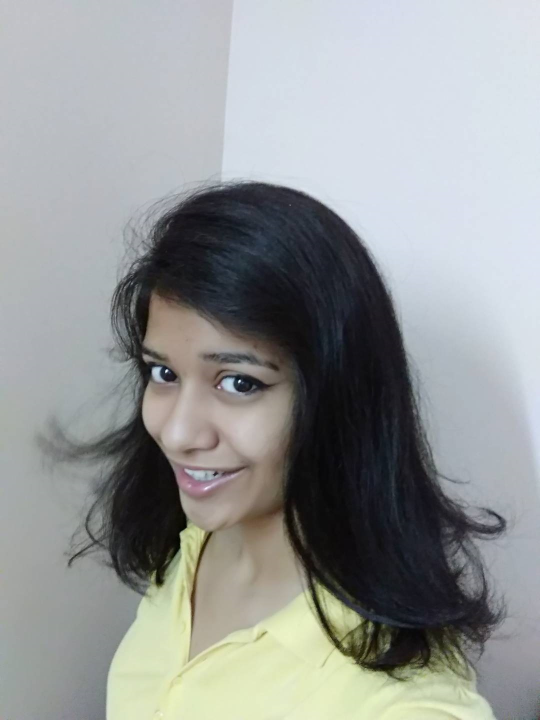
#> input picture mc learning/img1.jpg, 1080 x 1440 px (shown at 1/2 size)
$ python image.py
#> lines starting #> are read from the running program, lines starting #| are printed output that depends on the picture
'''
How does Haar Cascade work?
It is a machine learning based approach where a cascade function is
trained from a lot of positive and negative images. It is then used
to detect objects in other images. The algorithm has four stages:
Haar Feature Selection.


What is Haar feature selection?
Haar-like feature. From Wikipedia, the free encyclopedia.
Haar-like features are digital image features used in object
recognition. They owe their name to their intuitive similarity
with Haar wavelets and were used in the first real-time face detector.


What is Haar cascade classifier?
A Haar Cascade is basically a classifier which is used to detect the
object for which it has been trained for, from the source.
The Haar Cascade is trained by superimposing the positive image
over a set of negative images. The training is generally done on
a server and on various stages.
'''


import cv2

#img=cv2.imread('img1.jpg',cv2.IMREAD_COLOR)
img=cv2.imread('img1.jpg',cv2.IMREAD_GRAYSCALE)
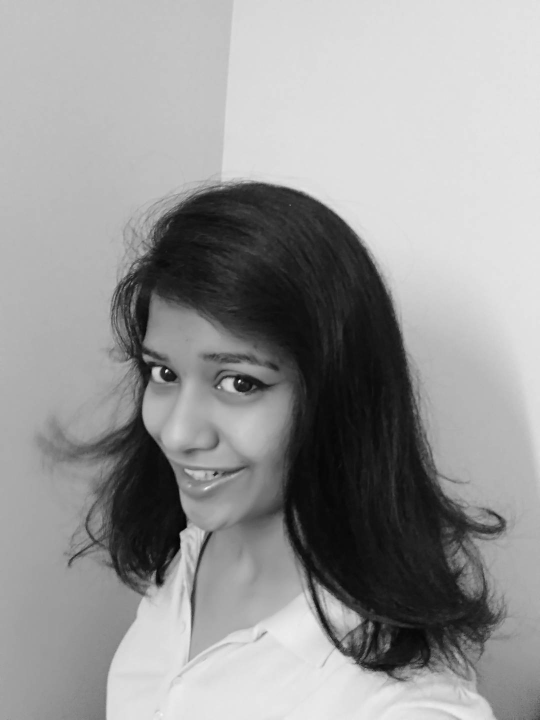
#> img: shape (1440, 1080) (shown at 1/2 size); min 0, max 255, mean 150.9
# [8 lines of commented-out code are left out]

#> (the run stopped early here; a loop or call above may not have finished)

$ run again, with mc learning/a.jpg copied over mc learning/img1.jpg
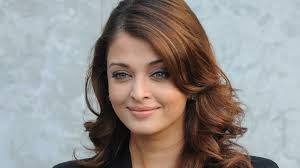
#> input picture mc learning/a.jpg, 300 x 168 px
#> `img=cv2.imread('img1.jpg',cv2.IMREAD_GRAYSCALE)`:
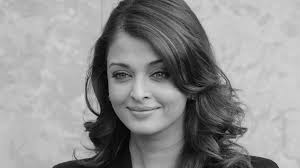
#> img: shape (168, 300); min 0, max 217, mean 144.9

$ run again, with mc learning/ar.jpg copied over mc learning/img1.jpg
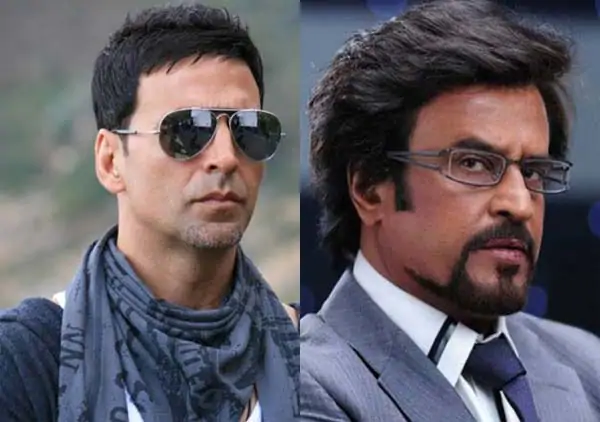
#> input picture mc learning/ar.jpg, 600 x 422 px
#> `img=cv2.imread('img1.jpg',cv2.IMREAD_GRAYSCALE)`:
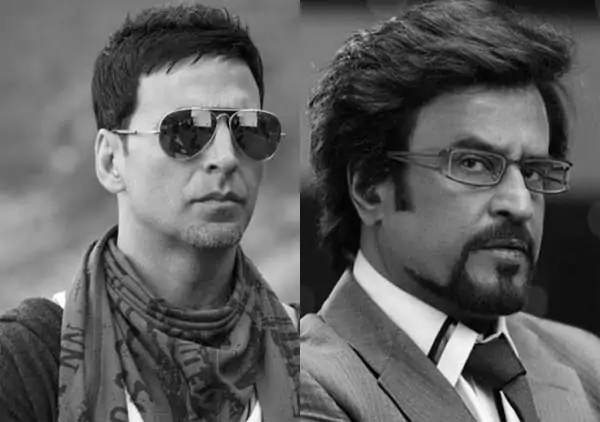
#> img: shape (422, 600); min 0, max 255, mean 94.5

$ run again, with mc learning/m.jpg copied over mc learning/img1.jpg
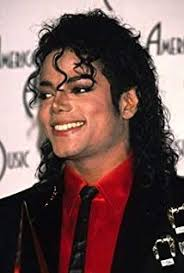
#> input picture mc learning/m.jpg, 184 x 273 px
#> `img=cv2.imread('img1.jpg',cv2.IMREAD_GRAYSCALE)`:
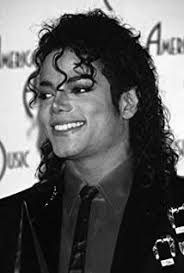
#> img: shape (273, 184); min 0, max 255, mean 94.3
